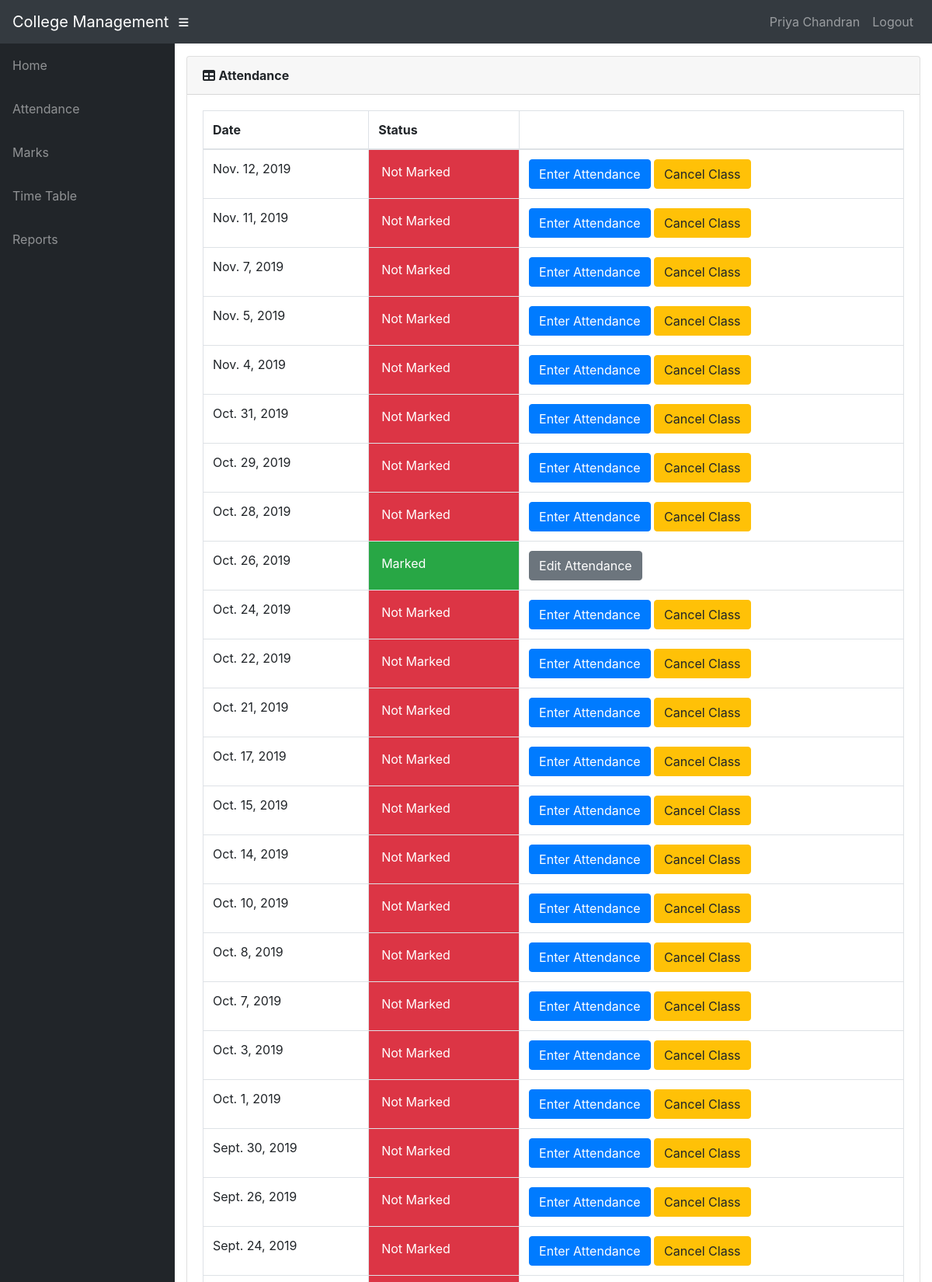
/info/teacher/1/ClassDates/ (signed in, upper part), run on the app's committed database.
### info/models.py (models this page shows, shortened)
class User(AbstractUser):
    @property
    def is_student(self):
        if hasattr(self, 'student'):
            return True
        return False
    @property
    def is_teacher(self):
        if hasattr(self, 'teacher'):
            return True
        return False

class Teacher(models.Model):
    user = models.OneToOneField(User, on_delete=models.CASCADE, null=True)
    id = models.CharField(primary_key=True, max_length=100)
    dept = models.ForeignKey(Dept, on_delete=models.CASCADE, default=1)
    name = models.CharField(max_length=100)
    sex = models.CharField(max_length=50, choices=sex_choice, default='Male')
    DOB = models.DateField(default='1980-01-01')

class AttendanceClass(models.Model):
    assign = models.ForeignKey(Assign, on_delete=models.CASCADE)
    date = models.DateField()
    status = models.IntegerField(default=0)

### info/views.py (the view)
# urls.py: path('teacher/<int:assign_id>/ClassDates/', views.t_class_date, name='t_class_date'),
@login_required()
def t_class_date(request, assign_id):
    now = timezone.now()
    ass = get_object_or_404(Assign, id=assign_id)
    att_list = ass.attendanceclass_set.filter(date__lte=now).order_by('-date')
    return render(request, 'info/t_class_date.html', {'att_list': att_list})

### info/templates/info/t_class_date.html
{% extends 'info/base.html' %}
{% block content %}
    <div class="card mb-3">
        <div class="card-header">
              <i class="fas fa-table"></i>
            <b>Attendance</b></div>
            <div class="card-body">
              <div class="table-responsive">
                <table class="table table-bordered" id="dataTable" width="100%" cellspacing="0">
                  <thead>
                    <tr>
                        <th>Date</th>
                        <th>Status</th>
                        <th></th>
                    </tr>
                  </thead>
                  <tbody>
                    {% for a in att_list %}
                    <tr>
                        <td>{{ a.date }}</td>
                        {% if a.status == 0 %}
                            <td class="p-3 mb-2 bg-danger text-white">Not Marked</td>
                            <td>
                                <a class="btn btn-primary" href="{% url 't_attendance' a.id %}" role="button">Enter Attendance</a>
                                <a class="btn btn-warning" href="{% url 'cancel_class' a.id %}">Cancel Class</>
                            </td>
                        {% elif a.status == 1 %}
                            <td class="p-3 mb-2 bg-success text-white">Marked</td>
                            <td><a class="btn btn-secondary" href="{% url 'edit_att' a.id %}" role="button">Edit Attendance</a> </td>
                        {% else %}
                            <td class="p-3 mb-2 bg-warning text-white">Cancelled</td>
                            <td><a class="btn btn-primary" href="{% url 't_attendance' a.id %}" role="button">Enter Attendance</a></td>
                        {% endif %}
                    </tr>
                    {% empty %}
                            <p>student has no courses</p>
                    {% endfor %}
                  </tbody>
                </table>
              </div>
        </div>
    </div>
{% endblock %}

### info/templates/info/base.html (shortened to what this page needs)
<!DOCTYPE html>
<html lang="en">
  <head>
      {% load static %}
    <link href="{% static '/info/bootstrap/vendor/bootstrap/css/bootstrap.min.css' %}" rel="stylesheet">
    <link href="{% static '/info/bootstrap/vendor/fontawesome-free/css/all.min.css' %}" rel="stylesheet" type="text/css">
    <link href="{% static '/info/bootstrap/vendor/datatables/dataTables.bootstrap4.css' %}" rel="stylesheet">
    <link href="{% static '/info/bootstrap/css/sb-admin.css' %}" rel="stylesheet">
  </head>
  <body id="page-top">
    <nav class="navbar navbar-expand navbar-dark bg-dark static-top">
      <a class="navbar-brand mr-1" href="{% url 'index' %}">College Management</a>
      <button class="btn btn-link btn-sm text-white order-1 order-sm-0" id="sidebarToggle" href="#">
        <i class="fas fa-bars"></i>
      </button>
        <div class="collapse navbar-collapse" id="navbarResponsive">
          <ul class="navbar-nav ml-auto">
            <li class="nav-item">
                {% if request.user.is_student %}
                    <a class="nav-link text-capitalize">{{ request.user.student.name }}</a>
                {% elif request.user.is_teacher %}
                    <a class="nav-link text-capitalize">{{ request.user.teacher.name }}</a>
                {% endif %}
            </li>
            <li class="nav-item">
                <a class="nav-link" href="#" data-toggle="modal" data-target="#logoutModal">Logout</a>
            </li>
          </ul>
        </div>
    </nav>
    <div id="wrapper">
      <ul class="sidebar navbar-nav">
            <li class="nav-item">
              <a class="nav-link" href="{% url 'index' %}">
                <span>Home</span>
              </a>
            </li>
        {% if request.user.is_student %}
            <li class="nav-item">
              <a class="nav-link" href="{% url 'attendance' request.user.student.USN %}">
                <span>Attendance</span>
              </a>
            </li>
            <li class="nav-item">
              <a class="nav-link" href="{% url 'attendance' request.user.student.USN %}">
                <span>Attendance By Subject</span>
              </a>
            </li>
            <li class="nav-item">
              <a class="nav-link" href="{% url 'marks_list' request.user.student.USN %}">
                <span>Marks</span>
              </a>
            </li>
              <li class="nav-item">
              <a class="nav-link" href="{% url 'timetable' request.user.student.class_id_id %}">
                <span>Time Table</span>
              </a>
            </li>
        {% elif request.user.is_teacher %}
            <li class="nav-item">
              <a class="nav-link" href="{% url 't_clas' request.user.teacher.id 1 %}">
                <span>Attendance</span>
              </a>
            </li>
            <li class="nav-item">
              <a class="nav-link" href="{% url 't_clas' request.user.teacher.id 2 %}">
                <span>Marks</span>
              </a>
            </li>
              <li class="nav-item">
              <a class="nav-link" href="{% url 't_timetable' request.user.teacher.id %}">
                <span>Time Table</span>
              </a>
            </li>
            <li class="nav-item">
              <a class="nav-link" href="{% url 't_clas' request.user.teacher.id 3 %}">
                <span>Reports</span>
              </a>
            </li>
        {% endif %}
      </ul>
      <div id="content-wrapper">
        <div class="container-fluid">
            {% block content %}
            {% endblock %}
        </div>
      </div>
    </div>
  </body>
</html>

### data on the page
User: user.teacher.name "Priya Chandran"
AttendanceClass: date "Nov. 12, 2019", status "Not Marked"
AttendanceClass: date "Nov. 11, 2019", status "Not Marked"
AttendanceClass: date "Nov. 7, 2019", status "Not Marked"
AttendanceClass: date "Nov. 5, 2019", status "Not Marked"
AttendanceClass: date "Nov. 4, 2019", status "Not Marked"
AttendanceClass: date "Oct. 31, 2019", status "Not Marked"
AttendanceClass: date "Oct. 29, 2019", status "Not Marked"
AttendanceClass: date "Oct. 28, 2019", status "Not Marked"
AttendanceClass: date "Oct. 26, 2019", status "Marked"
AttendanceClass: date "Oct. 24, 2019", status "Not Marked"
AttendanceClass: date "Oct. 22, 2019", status "Not Marked"
AttendanceClass: date "Oct. 21, 2019", status "Not Marked"
AttendanceClass: date "Oct. 17, 2019", status "Not Marked"
AttendanceClass: date "Oct. 15, 2019", status "Not Marked"
AttendanceClass: date "Oct. 14, 2019", status "Not Marked"
AttendanceClass: date "Oct. 10, 2019", status "Not Marked"
AttendanceClass: date "Oct. 8, 2019", status "Not Marked"
AttendanceClass: date "Oct. 7, 2019", status "Not Marked"
AttendanceClass: date "Oct. 3, 2019", status "Not Marked"
AttendanceClass: date "Oct. 1, 2019", status "Not Marked"
AttendanceClass: date "Sept. 30, 2019", status "Not Marked"
AttendanceClass: date "Sept. 26, 2019", status "Not Marked"
AttendanceClass: date "Sept. 24, 2019", status "Not Marked"
